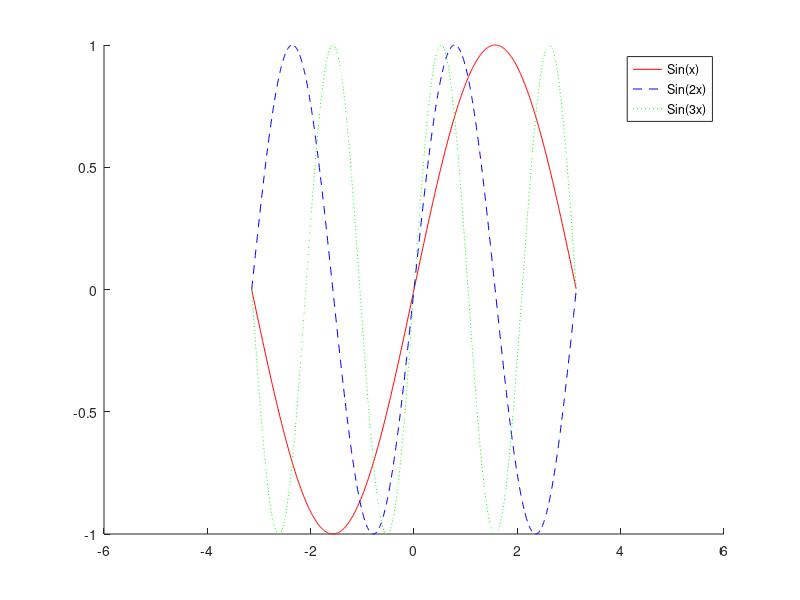

This chart was generated by the following MATLAB code:
clc
clear all
x=-pi:0.01:pi;
xlim([-6,6]);
y1=sin(x);
y2=sin(2.*x);
y3=sin(3.*x);
hold on
plot(x,y1,'r')
plot(x,y2,'--b')
plot(x,y3,':g')
legend('Sin(x)','Sin(2x)','Sin(3x)')